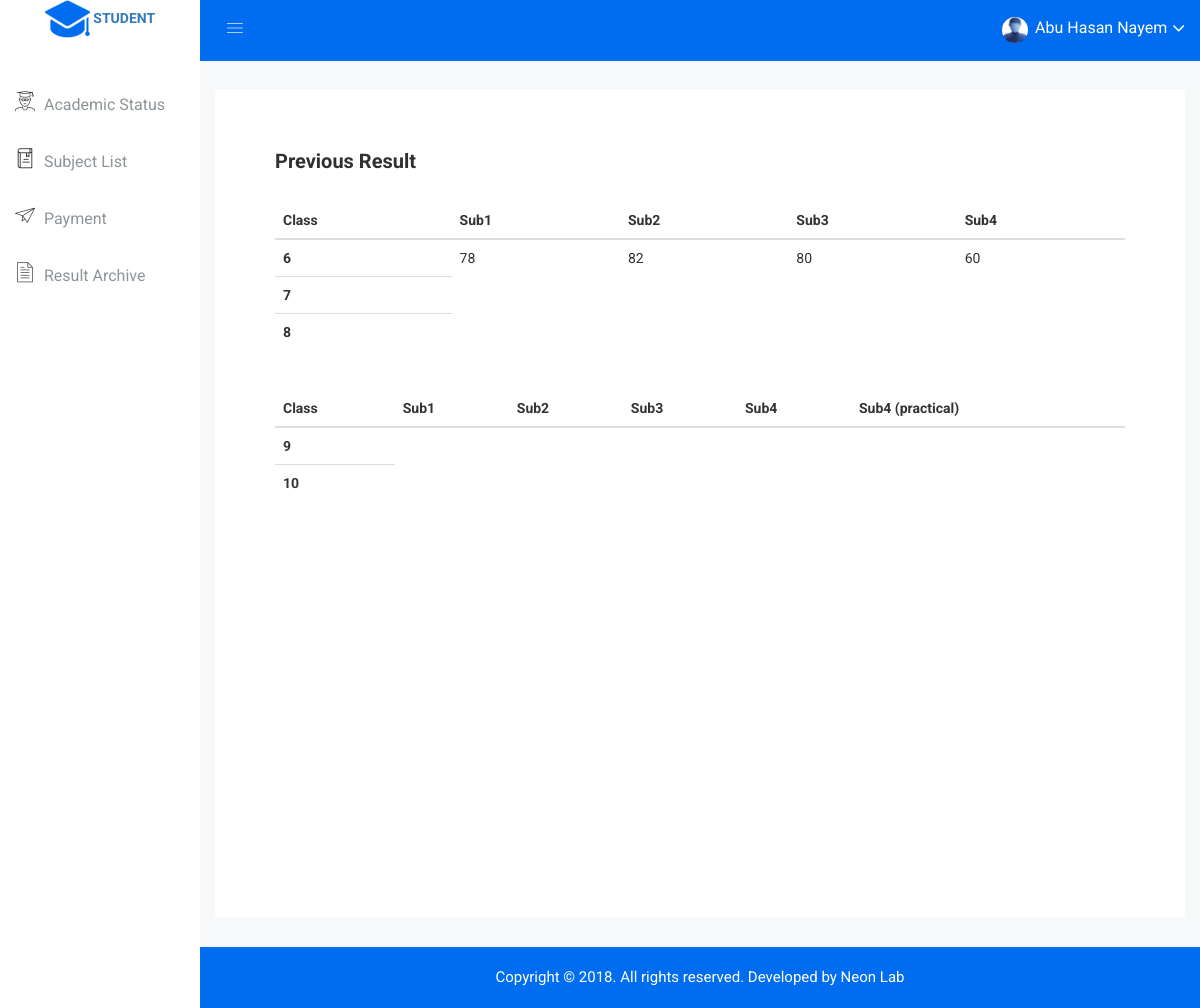
/student/result_archive.php (signed in), run on the app's committed database.
### tables this page shows
CREATE TABLE `student` (
  `id` int(11) NOT NULL,
  `name` varchar(55) NOT NULL,
  `father_name` varchar(55) NOT NULL,
  `current_class` varchar(55) NOT NULL,
  `batch` varchar(55) NOT NULL,
  `current_roll` varchar(55) DEFAULT NULL,
  `student_group` varchar(55) NOT NULL,
  `mobile` varchar(55) NOT NULL,
  `email` varchar(55) NOT NULL,
  `gender` varchar(10) NOT NULL,
  `blood_group` varchar(10) NOT NULL,
  `password` varchar(255) NOT NULL,
  `registration_date` timestamp NOT NULL DEFAULT CURRENT_TIMESTAMP,
  `token` varchar(65) NOT NULL,
  `status` tinyint(4) NOT NULL DEFAULT '1',
  `profile_picture` text,
  `result_6` varchar(255) DEFAULT NULL,
  `result_7` varchar(255) DEFAULT NULL,
  `result_8` varchar(255) DEFAULT NULL,
  `result_9` varchar(255) DEFAULT NULL,
  `result_10` varchar(255) DEFAULT NULL
);

### student/result_archive.php (the view, shortened to what this page needs)
<?php include 'include/header.php'; ?>
        <div class="product-sales-area mg-tb-30">
            <div class="container-fluid">
                <div class="row">
                    <div class="col-lg-12 col-md-12 col-sm-12 col-xs-12" >
                        <div class="product-sales-chart" style=" padding: 40px;">
                            <div class="portlet-title">
                                <div class="row">
                                    <div class="col-lg-12 col-md-12 col-sm-12 col-xs-12">
                                        <div class="sparkline8-list">
                                            <div class="sparkline8-hd">
                                                <div class="main-sparkline8-hd">
                                                    <h1>Previous Result</h1>
                                                </div>
                                            </div>
                                            <br>
                                            <div class="sparkline8-graph">
                                                <div class="static-table-list">
                                                    <table class="table">
                                                        <thead>
                                                            <tr>
                                                                <th>Class</th>
                                                                <th>Sub1</th>
                                                                <th>Sub2</th>
                                                                <th>Sub3</th>
                                                                <th>Sub4</th>
                                                            </tr>
                                                        </thead>
                                                        <tbody>
                                                            <tr>
                                                                <th scope="row">6</th>
                                                            <?php
                                                            $query6 ="SELECT result_6 FROM student WHERE id=:student_id AND result_6 IS NOT NULL";
                                                            $stmt6    = $db->prepare($query6);
                                                            $stmt6 -> bindValue(':student_id',$student_id, PDO::PARAM_STR);
                                                            $result6   = $stmt6->execute();
                                                            $result6  =  $stmt6->fetch();
                                                            if($result6){
                                                                $array6 = explode(",", $result6[0]);
                                                            ?>
                                                                <td><?php echo $array6[0]; ?></td>
                                                                <td><?php echo $array6[1]; ?></td>
                                                                <td><?php echo $array6[2]; ?></td>
                                                                <td><?php echo $array6[3]; ?></td>
                                                            </tr>
                                                        <?php } ?>
                                                            <tr>
                                                                <th scope="row">7</th>
                                                            <tr>
                                                                <th scope="row">8</th>
                                                        </tbody>
                                                    </table>
                                                </div>
                                            </div>
                                            <br><br>
                                            <div class="sparkline8-graph">
                                                <div class="static-table-list">
                                                    <table class="table">
                                                        <thead>
                                                            <tr>
                                                                <th>Class</th>
                                                                <th>Sub1</th>
                                                                <th>Sub2</th>
                                                                <th>Sub3</th>
                                                                <th>Sub4</th>
                                                                <th>Sub4 (practical)</th>
                                                            </tr>
                                                        </thead>
                                                        <tbody>
                                                            <tr>
                                                                <th scope="row">9</th>
                                                            <tr>
                                                                <th scope="row">10</th>
                                                        </tbody>
                                                    </table>
                                                </div>
                                            </div>
                                        </div>
                                    </div>
                                </div>
                            </div>
                            <div id="extra-area-chart" style="height: 356px;"></div>
                        </div>
                    </div>
                </div>
            </div>
        </div>
<?php include 'include/footer.php'; ?>

### student/include/header.php (shortened to what this page needs)
<?php
    include '../db/db.php';
?>
<?php
    $student_id = $_SESSION['student_id'];
    $query_student              = "SELECT * FROM student WHERE id = :student_id";
    $stmt_student               = $db->prepare($query_student);
    $stmt_student              -> bindValue(':student_id',$student_id, PDO::PARAM_STR);
    $result_student             = $stmt_student->execute();
    $row_student               = $stmt_student->fetch();
?>
<!doctype html>
<html class="no-js" lang="en">
<head>
    <link rel="stylesheet" href="css/bootstrap.min.css">
    <link rel="stylesheet" href="css/font-awesome.min.css">
    <link rel="stylesheet" href="css/owl.carousel.css">
    <link rel="stylesheet" href="css/owl.theme.css">
    <link rel="stylesheet" href="css/owl.transitions.css">
    <link rel="stylesheet" href="css/animate.css">
    <link rel="stylesheet" href="css/normalize.css">
    <link rel="stylesheet" href="css/meanmenu.min.css">
    <link rel="stylesheet" href="css/main.css">
    <link rel="stylesheet" href="css/educate-custon-icon.css">
    <link rel="stylesheet" href="css/morrisjs/morris.css">
    <link rel="stylesheet" href="css/scrollbar/jquery.mCustomScrollbar.min.css">
    <link rel="stylesheet" href="css/metisMenu/metisMenu.min.css">
    <link rel="stylesheet" href="css/metisMenu/metisMenu-vertical.css">
    <link rel="stylesheet" href="css/calendar/fullcalendar.min.css">
    <link rel="stylesheet" href="css/calendar/fullcalendar.print.min.css">
    <link rel="stylesheet" href="style.css">
    <link rel="stylesheet" href="css/responsive.css">
</head>
<body>
    <div class="left-sidebar-pro">
        <nav id="sidebar" class="">
            <div class="sidebar-header">
                <a href="index.html"><img class="main-logo" src="img/logo/logosn.png" alt="" />
                    <b>STUDENT</b></a>
            </div>
            <div class="left-custom-menu-adp-wrap comment-scrollbar">
                <nav class="sidebar-nav left-sidebar-menu-pro">
                    <ul class="metismenu" id="menu1">
                        <br><br>
                        <li>
                            <a href="index.php"><span class="educate-icon educate-student icon-wrap"></span> <span class="mini-click-non">Academic Status</span></a>
                        </li>
                        <li>
                            <a href="subject_list.php"><span class="educate-icon educate-library icon-wrap"></span> <span class="mini-click-non">Subject List</span></a>
                        </li>
                        <li>
                            <a href="payment.php"><span class="educate-icon educate-interface icon-wrap"></span> <span class="mini-click-non">Payment</span></a>
                        </li>
                        <li>
                            <a href="result_archive.php"><span class="educate-icon educate-data-table icon-wrap"></span> <span class="mini-click-non">Result Archive</span></a>
                        </li>
                    </ul>
                </nav>
            </div>
        </nav>
    </div>
    <div class="all-content-wrapper">
        <div class="container-fluid">
            <div class="row">
                <div class="col-lg-12 col-md-12 col-sm-12 col-xs-12">
                    <div class="logo-pro">
                        <a href="index.html"><img class="main-logo" src="img/logo/logo.png" alt="" /></a>
                    </div>
                </div>
            </div>
        </div>
        <div class="header-advance-area">
            <div class="header-top-area">
                <div class="container-fluid">
                    <div class="row">
                        <div class="col-lg-12 col-md-12 col-sm-12 col-xs-12">
                            <div class="header-top-wraper">
                                <div class="row">
                                    <div class="col-lg-1 col-md-0 col-sm-1 col-xs-12">
                                        <div class="menu-switcher-pro">
                                            <button type="button" id="sidebarCollapse" class="btn bar-button-pro header-drl-controller-btn btn-info navbar-btn">
                                                    <i class="educate-icon educate-nav"></i>
                                                </button>
                                        </div>
                                    </div>
                                    <div class="col-lg-5 col-md-5 col-sm-12 col-xs-12">
                                        <div class="header-right-info">
                                            <ul class="nav navbar-nav mai-top-nav header-right-menu">
                                                <li class="nav-item">
                                                    <a href="#" data-toggle="dropdown" role="button" aria-expanded="false" class="nav-link dropdown-toggle">
                                                            <img src="img/student/<?php echo $row_student['profile_picture'] ?>" alt="" />
                                                            <span class="admin-name">
                                                                <?php echo $row_student['name']; ?>
                                                            </span>
                                                            <i class="fa fa-angle-down edu-icon edu-down-arrow"></i>
                                                        </a>
                                                </li>
                                            </ul>
                                        </div>
                                    </div>
                                </div>
                            </div>
                        </div>
                    </div>
                </div>
            </div>
        </div>

### student/css/main.css (style rules this page uses)
html { color: #222; font-size: 1em; line-height: 1.4; }
audio, canvas, iframe, img, svg, video { vertical-align: middle; }

### student/css/metisMenu/metisMenu-vertical.css (style rules this page uses)
.sidebar-nav { background: #fff; }
.sidebar-nav ul { padding: 0; margin: 0; list-style: none; background: #f5f5f5; }
.sidebar-nav .metismenu { background: #fff; display: -webkit-box; display: -ms-flexbox; display: flex; -webkit-box-orient: vertical; -webkit-box-direction: normal; -ms-flex-direction: column; flex-direction: column; }
.sidebar-nav .metismenu li + li { margin-top: 5px; }
.sidebar-nav .metismenu li:last-child { margin-bottom: 5px; }
.sidebar-nav .metismenu > li { display: -webkit-box; display: -ms-flexbox; display: flex; -webkit-box-orient: vertical; -webkit-box-direction: normal; -ms-flex-direction: column; flex-direction: column; position: relative; }
.sidebar-nav .metismenu a { position: relative; display: block; padding: 13px 15px; color: #444; outline-width: 0; transition: all .3s ease-out; font-size:16px; font-weight:400; }
.sidebar-nav .metismenu li .icon-wrap { margin-right:5px; font-size:20px; color:#303030; }

### data on the page
student: profile_picture (picture), name "Abu Hasan Nayem", result_6 "78", result_6 "82", result_6 "80", result_6 "60"
